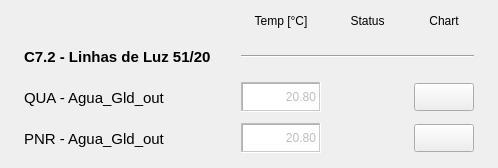
   <widget class="QWidget" name="scrollAreaWidgetContents_15">
    <property name="geometry">
     <rect>
      <x>0</x>
      <y>0</y>
      <width>498</width>
      <height>168</height>
     </rect>
    </property>
    <widget class="QWidget" name="layoutWidget_6">
     <property name="geometry">
      <rect>
       <x>9</x>
       <y>9</y>
       <width>481</width>
       <height>149</height>
      </rect>
     </property>
     <layout class="QGridLayout" name="gridLayout_8">
      <item row="0" column="1">
       <widget class="PyDMLabel" name="PyDMLabel_43">
        <property name="minimumSize">
         <size>
          <width>0</width>
          <height>24</height>
         </size>
        </property>
        <property name="maximumSize">
         <size>
          <width>16777215</width>
          <height>24</height>
         </size>
        </property>
        <property name="toolTip">
         <string/>
        </property>
        <property name="text">
         <string>Temp [°C]</string>
        </property>
        <property name="alignment">
         <set>Qt::AlignCenter</set>
        </property>
       </widget>
      </item>
      <item row="0" column="2">
       <widget class="PyDMLabel" name="PyDMLabel_40">
        <property name="toolTip">
         <string/>
        </property>
        <property name="text">
         <string>Status</string>
        </property>
        <property name="alignment">
         <set>Qt::AlignCenter</set>
        </property>
       </widget>
      </item>
      <item row="0" column="3">
       <widget class="PyDMLabel" name="PyDMLabel_104">
        <property name="toolTip">
         <string/>
        </property>
        <property name="text">
         <string>Chart</string>
        </property>
        <property name="alignment">
         <set>Qt::AlignCenter</set>
        </property>
       </widget>
      </item>
      <item row="1" column="0">
       <widget class="PyDMLabel" name="PyDMLabel_105">
        <property name="minimumSize">
         <size>
          <width>196</width>
          <height>35</height>
         </size>
        </property>
        <property name="maximumSize">
         <size>
          <width>160</width>
          <height>16777215</height>
         </size>
        </property>
        <property name="font">
         <font>
          <pointsize>11</pointsize>
          <weight>75</weight>
          <bold>true</bold>
         </font>
        </property>
        <property name="toolTip">
         <string/>
        </property>
        <property name="text">
         <string>C7.2 - Linhas de Luz 51/20</string>
        </property>
       </widget>
      </item>
      <item row="1" column="1" colspan="3">
       <widget class="Line" name="line_8">
        <property name="sizeIncrement">
         <size>
          <width>0</width>
          <height>0</height>
         </size>
        </property>
        <property name="baseSize">
         <size>
          <width>0</width>
          <height>0</height>
         </size>
        </property>
        <property name="autoFillBackground">
         <bool>false</bool>
        </property>
        <property name="frameShadow">
         <enum>QFrame::Sunken</enum>
        </property>
        <property name="lineWidth">
         <number>1</number>
        </property>
        <property name="midLineWidth">
         <number>0</number>
        </property>
        <property name="orientation">
         <enum>Qt::Horizontal</enum>
        </property>
       </widget>
      </item>
      <item row="2" column="0">
       <widget class="PyDMLabel" name="PyDMLabel_106">
        <property name="minimumSize">
         <size>
          <width>172</width>
          <height>35</height>
         </size>
        </property>
        <property name="maximumSize">
         <size>
          <width>172</width>
          <height>16777215</height>
         </size>
        </property>
        <property name="font">
         <font>
          <pointsize>11</pointsize>
         </font>
        </property>
        <property name="toolTip">
         <string/>
        </property>
        <property name="text">
         <string>QUA - Agua_Gld_out</string>
        </property>
       </widget>
      </item>
      <item row="2" column="1">
       <widget class="PyDMLabel" name="PyDMLabel_47">
        <property name="enabled">
         <bool>false</bool>
        </property>
        <property name="minimumSize">
         <size>
          <width>80</width>
          <height>30</height>
         </size>
        </property>
        <property name="maximumSize">
         <size>
          <width>80</width>
          <height>30</height>
         </size>
        </property>
        <property name="toolTip">
         <string/>
        </property>
        <property name="accessibleDescription">
         <string/>
        </property>
        <property name="layoutDirection">
         <enum>Qt::LeftToRight</enum>
        </property>
        <property name="autoFillBackground">
         <bool>false</bool>
        </property>
        <property name="styleSheet">
         <string notr="true">background-color: qlineargradient(spread:pad, x1:0, y1:0, x2:1, y2:1, stop:0 rgba(255, 255, 255, 255), stop:1 rgba(255, 255, 255, 255));</string>
        </property>
        <property name="frameShape">
         <enum>QFrame::WinPanel</enum>
        </property>
        <property name="frameShadow">
         <enum>QFrame::Sunken</enum>
        </property>
        <property name="text">
         <string>20.80</string>
        </property>
        <property name="alignment">
         <set>Qt::AlignRight|Qt::AlignTrailing|Qt::AlignVCenter</set>
        </property>
        <property name="channel" stdset="0">
         <string>QUA:A:HVAC01:OEA_130TT1_Agua_Gld_Out</string>
        </property>
        <property name="displayFormat" stdset="0">
         <enum>PyDMLabel::Default</enum>
        </property>
       </widget>
      </item>
      <item row="2" column="2">
       <widget class="QLed" name="ledk1temp5_3">
        <property name="enabled">
         <bool>true</bool>
        </property>
        <property name="sizePolicy">
         <sizepolicy hsizetype="Maximum" vsizetype="Maximum">
          <horstretch>0</horstretch>
          <verstretch>0</verstretch>
         </sizepolicy>
        </property>
        <property name="minimumSize">
         <size>
          <width>51</width>
          <height>35</height>
         </size>
        </property>
        <property name="maximumSize">
         <size>
          <width>51</width>
          <height>35</height>
         </size>
        </property>
        <property name="toolTip">
         <string/>
        </property>
        <property name="state">
         <bool>false</bool>
        </property>
        <property name="onColor">
         <color>
          <red>0</red>
          <green>140</green>
          <blue>0</blue>
         </color>
        </property>
        <property name="shape">
         <enum>QLed::Circle</enum>
        </property>
       </widget>
      </item>
      <item row="2" column="3">
       <widget class="PyDMPushButton" name="PyDMPushButton_45">
        <property name="minimumSize">
         <size>
          <width>60</width>
          <height>28</height>
         </size>
        </property>
        <property name="maximumSize">
         <size>
          <width>60</width>
          <height>28</height>
         </size>
        </property>
        <property name="toolTip">
         <string/>
        </property>
       </widget>
      </item>
      <item row="3" column="0">
       <widget class="PyDMLabel" name="PyDMLabel_50">
        <property name="minimumSize">
         <size>
          <width>172</width>
          <height>0</height>
         </size>
        </property>
        <property name="maximumSize">
         <size>
          <width>172</width>
          <height>16777215</height>
         </size>
        </property>
        <property name="font">
         <font>
          <pointsize>11</pointsize>
         </font>
        </property>
        <property name="toolTip">
         <string/>
        </property>
        <property name="text">
         <string>PNR - Agua_Gld_out</string>
        </property>
       </widget>
      </item>
      <item row="3" column="2">
       <widget class="QLed" name="ledk2temp5_3">
        <property name="sizePolicy">
         <sizepolicy hsizetype="Maximum" vsizetype="Maximum">
          <horstretch>0</horstretch>
          <verstretch>0</verstretch>
         </sizepolicy>
        </property>
        <property name="minimumSize">
         <size>
          <width>51</width>
          <height>35</height>
         </size>
        </property>
        <property name="maximumSize">
         <size>
          <width>51</width>
          <height>35</height>
         </size>
        </property>
        <property name="toolTip">
         <string/>
        </property>
        <property name="state">
         <bool>false</bool>
        </property>
        <property name="onColor">
         <color>
          <red>0</red>
          <green>140</green>
          <blue>0</blue>
         </color>
        </property>
        <property name="shape">
         <enum>QLed::Circle</enum>
        </property>
       </widget>
      </item>
      <item row="3" column="3">
       <widget class="PyDMPushButton" name="PyDMPushButton_46">
        <property name="minimumSize">
         <size>
          <width>60</width>
          <height>28</height>
         </size>
        </property>
        <property name="maximumSize">
         <size>
          <width>60</width>
          <height>28</height>
         </size>
        </property>
        <property name="toolTip">
         <string/>
        </property>
       </widget>
      </item>
      <item row="3" column="1">
       <widget class="PyDMLabel" name="PyDMLabel_51">
        <property name="enabled">
         <bool>false</bool>
        </property>
        <property name="minimumSize">
         <size>
          <width>80</width>
          <height>30</height>
         </size>
        </property>
        <property name="maximumSize">
         <size>
          <width>80</width>
          <height>30</height>
         </size>
        </property>
        <property name="toolTip">
         <string/>
        </property>
        <property name="accessibleDescription">
         <string/>
        </property>
        <property name="layoutDirection">
         <enum>Qt::LeftToRight</enum>
        </property>
        <property name="autoFillBackground">
         <bool>false</bool>
        </property>
        <property name="styleSheet">
         <string notr="true">background-color: qlineargradient(spread:pad, x1:0, y1:0, x2:1, y2:1, stop:0 rgba(255, 255, 255, 255), stop:1 rgba(255, 255, 255, 255));</string>
        </property>
        <property name="frameShape">
         <enum>QFrame::WinPanel</enum>
        </property>
        <property name="frameShadow">
         <enum>QFrame::Sunken</enum>
        </property>
        <property name="text">
         <string>20.80</string>
        </property>
        <property name="alignment">
         <set>Qt::AlignRight|Qt::AlignTrailing|Qt::AlignVCenter</set>
        </property>
        <property name="channel" stdset="0">
         <string>PNR:A:HVAC01:OEA_130TT1_Agua_Gld_Out</string>
        </property>
        <property name="displayFormat" stdset="0">
         <enum>PyDMLabel::Default</enum>
        </property>
       </widget>
      </item>
     </layout>
    </widget>
   </widget>
